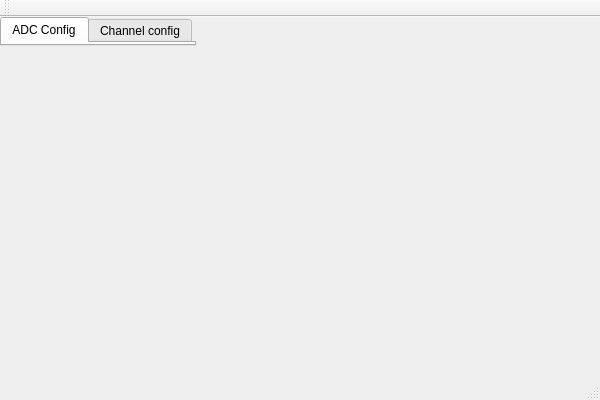
<?xml version="1.0" encoding="UTF-8"?>
<ui version="4.0">
 <class>ControllerCompanionQTClass</class>
 <widget class="QMainWindow" name="ControllerCompanionQTClass">
  <property name="geometry">
   <rect>
    <x>0</x>
    <y>0</y>
    <width>600</width>
    <height>400</height>
   </rect>
  </property>
  <property name="windowTitle">
   <string>ControllerCompanionQT</string>
  </property>
  <widget class="QWidget" name="centralWidget">
   <widget class="QTabWidget" name="tabWidget">
    <property name="currentIndex">
     <number>0</number>
    </property>
    <widget class="QWidget" name="tabADCConfig">
     <attribute name="title">
      <string>ADC Config</string>
     </attribute>
    </widget>
    <widget class="QWidget" name="tabChannelConfig">
     <attribute name="title">
      <string>Channel config</string>
     </attribute>
    </widget>
   </widget>
  </widget>
  <widget class="QMenuBar" name="menuBar">
   <property name="geometry">
    <rect>
     <x>0</x>
     <y>0</y>
     <width>600</width>
     <height>22</height>
    </rect>
   </property>
  </widget>
  <widget class="QToolBar" name="mainToolBar">
   <attribute name="toolBarArea">
    <enum>TopToolBarArea</enum>
   </attribute>
   <attribute name="toolBarBreak">
    <bool>false</bool>
   </attribute>
  </widget>
  <widget class="QStatusBar" name="statusBar"/>
 </widget>
 <layoutdefault spacing="6" margin="11"/>
 <resources>
  <include location="ControllerCompanionQT.qrc"/>
 </resources>
 <connections/>
</ui>
